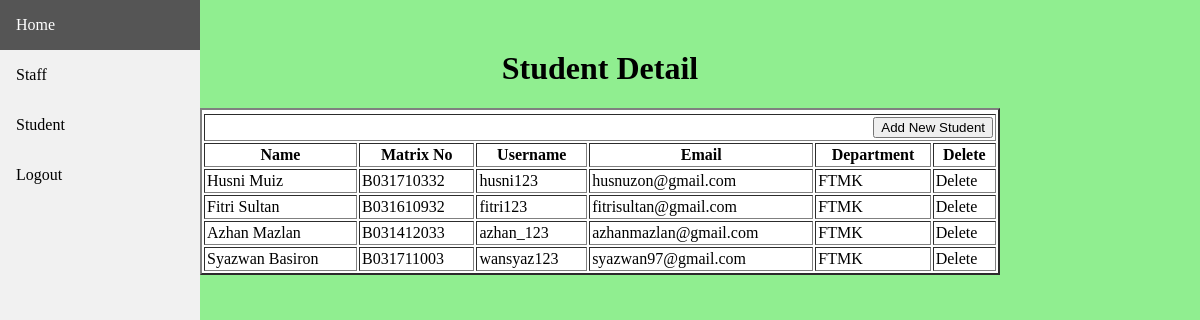
The page /admin/student.php on the database its author committed.
### tables this page shows
CREATE TABLE `student` (
  `stud_id` int(11) NOT NULL,
  `stud_name` varchar(125) NOT NULL,
  `stud_matrix` varchar(125) NOT NULL,
  `stud_user` varchar(125) NOT NULL,
  `stud_pass` varchar(125) NOT NULL,
  `stud_email` varchar(125) NOT NULL,
  `stud_depart` varchar(125) NOT NULL
);

### admin/student.php (the view, shortened to what this page needs)
<?php
include("includes/db.php");
$c = $_SESSION['admin_user'];
  $get_c = "select * from admin where admin_user ='$c'";
  $run_c = mysqli_query($con, $get_c);
  $row_c = mysqli_fetch_array($run_c);
  $admin_id = $row_c['admin_id'];
?>
<!DOCTYPE html>
<html>
<head>
</head>
<body>
<div class="sidebar">
  <a href="index.php">Home</a>
  <?php echo"<a href='staff.php?admin_id=$admin_id'>Staff</a>"?>
  <?php echo"<a href='student.php?admin_id=$admin_id'>Student</a>"?>
  <a href="admin_logout.php">Logout</a>
</div>
<div>
<h1>Student Detail</h1>
<table width="800" border="2" align="center" cellpadding="2" cellspacing="2" bgcolor="white">
	<tr>
    <tr>
          <td colspan="6" align="right">
          <button><a href="add_student.php">Add New Student</a></button></td>
      </tr>
		<th>Name</th>
		<th>Matrix No</th>
		<th>Username</th>
		<th>Email</th>
		<th>Department</th>
    <th>Delete</th>
	</tr>
	<?php
$sel_stud = "select * from student";
$view_stud = mysqli_query($con, $sel_stud);
while ($row = mysqli_fetch_array($view_stud)) {
  $stud_id = $row['stud_id'];
$stud_name = $row['stud_name'];
$stud_matrix = $row['stud_matrix'];
$stud_user = $row['stud_user'];
$stud_depart = $row['stud_depart'];
$stud_email = $row['stud_email'];
		    echo "
<tr>
    <td> $stud_name </td>
    <td> $stud_matrix </td>
    <td> $stud_user </td>
    <td> $stud_email</td>
    <td> $stud_depart</td>
    <td><a href='delete_student.php?stud_id=$stud_id'>Delete</a></td>
</tr>
   ";
  }
  echo "</table>";
?>
</div>
</body>
</html>

### admin/student.php (style rules this page uses)
body { background-color: lightgreen; margin: 50px; }
h1 { text-align: center; }
.sidebar { margin: 0; padding: 0; width: 200px; background-color: #f1f1f1; position: fixed; height: 100%; overflow: auto; z-index: 1; top: 0; left: 0 }
.sidebar a { display: block; color: black; padding: 16px; text-decoration: none; }
a { text-decoration: none; color: black; }

### rows shown on the page
student: stud_name "Husni Muiz", stud_matrix "B031710332", stud_user "husni123", stud_email "husnuzon@gmail.com", stud_depart "FTMK"
student: stud_name "Fitri Sultan", stud_matrix "B031610932", stud_user "fitri123", stud_email "fitrisultan@gmail.com", stud_depart "FTMK"
student: stud_name "Azhan Mazlan", stud_matrix "B031412033", stud_user "azhan_123", stud_email "azhanmazlan@gmail.com", stud_depart "FTMK"
student: stud_name "Syazwan Basiron", stud_matrix "B031711003", stud_user "wansyaz123", stud_email "syazwan97@gmail.com", stud_depart "FTMK"
